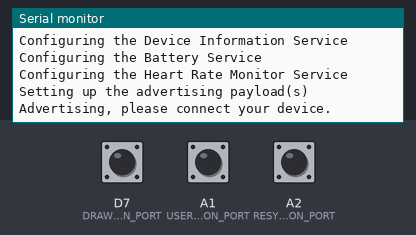
Simulated run of this sketch. Board: nRF52 board. Shown: the last lines printed to the serial monitor. The inputs (shaded band) are chosen by the test bench; at power-on: D7 (DRAW_BUTTON_PORT) HIGH, A1 (USER_FUNCTIONALITY_BUTTON_PORT) HIGH, A2 (RESYNC_BUTTON_PORT) HIGH. A phone connects over Bluetooth LE 3 s after start.

Above: at 3.8 s.
3.9 s: D7 (DRAW_BUTTON_PORT) pulled LOW for 0.15 s
At 5.0 s:
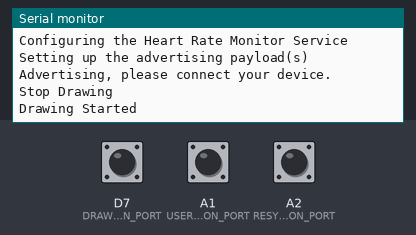
5.5 s: A1 (USER_FUNCTIONALITY_BUTTON_PORT) pulled LOW for 0.15 s
At 6.7 s:
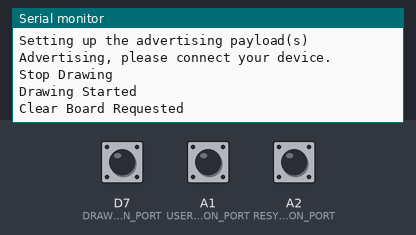
7.1 s: A2 (RESYNC_BUTTON_PORT) pulled LOW for 0.15 s
At 8.0 s:
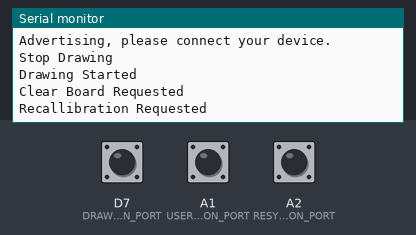
8.7 s: A2 (RESYNC_BUTTON_PORT) pulled LOW for 1 s
At 9.2 s:
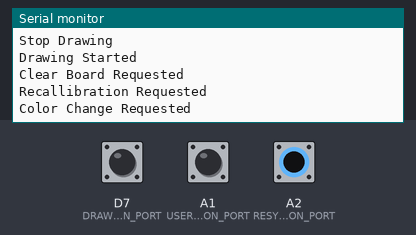
11.2 s: A1 (USER_FUNCTIONALITY_BUTTON_PORT) pulsed LOW 2 times (0.12 s each, 0.3 s apart)
At 12.5 s:
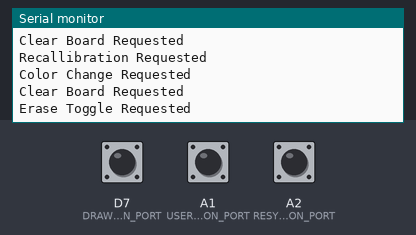

Measured:
- after the input at 3.9 s, the serial monitor: prints a new line at once (image 1)
- after the input at 5.5 s, the serial monitor: prints a new line at once (image 2)
- after the input at 7.1 s, the serial monitor: prints a new line at once (image 3)
- after the input at 8.7 s, the serial monitor: prints a new line at once (image 4)
- after the input at 11.2 s, the serial monitor: prints a new line at once (image 5)

The sketch:

NRF52_Peripheral.ino.ino
```cpp
#include <bluefruit.h>

// Pin Definitions
#define DRAW_BUTTON_PORT 7
#define RESYNC_BUTTON_PORT 16
#define USER_FUNCTIONALITY_BUTTON_PORT 15

// Draw Functionality Values
#define DRAW_START 1
#define DRAW_END 0

// Recallibration Functionality Values
#define RS_RECALLIBRATE 1

// User Functionality Values
#define UF_CHANGE_COLOR 0
#define UF_ERASE_TOGGLE 1
#define UF_CLEAR_BOARD 2

BLEUuid UUID16_PEN_SERVICE = BLEUuid(0xface);
BLEUuid UUID16_DRAWING_CHARACTERISTIC = BLEUuid(0xaaa0);
BLEUuid UUID16_RESYNC_CHARACTERISTIC = BLEUuid(0xaaa1);
BLEUuid UUID16_USER_FUNCTIONALITY_CHARACTERISTIC = BLEUuid(0xaaa2);

BLEService        pds = BLEService(UUID16_PEN_SERVICE);
BLECharacteristic pdc = BLECharacteristic(UUID16_DRAWING_CHARACTERISTIC);
BLECharacteristic prsc = BLECharacteristic(UUID16_RESYNC_CHARACTERISTIC);
BLECharacteristic pufc = BLECharacteristic(UUID16_USER_FUNCTIONALITY_CHARACTERISTIC);
//BLECharacteristic poc = BLECharacteristic(UUID16_OPTION_CHARACTERISTIC);

BLEDis bledis;    // DIS (Device Information Service) helper class instance
BLEBas blebas;    // BAS (Battery Service) helper class instance

// Advanced function prototypes
void startAdv(void);
void setupService(void);
void connect_callback(uint16_t conn_handle);
void disconnect_callback(uint16_t conn_handle, uint8_t reason);

boolean prevDrawVal;
boolean prevRSVal;
boolean prevUFVal;
unsigned long drawTime;
unsigned long rsTime;
unsigned long ufTime;

void setup() {
  drawTime = millis();
  rsTime = millis();
  ufTime = millis();

  pinMode(DRAW_BUTTON_PORT, INPUT);
  pinMode(RESYNC_BUTTON_PORT, INPUT);
  pinMode(USER_FUNCTIONALITY_BUTTON_PORT, INPUT);

  prevDrawVal = digitalRead(DRAW_BUTTON_PORT);
  prevRSVal = digitalRead(RESYNC_BUTTON_PORT);
  prevUFVal = digitalRead(USER_FUNCTIONALITY_BUTTON_PORT);

  Serial.begin(115200);

  // Initialise the Bluefruit module
  Serial.println("Initialise the Bluefruit nRF52 module");
  Bluefruit.begin();

  // Set the advertised device name (keep it short!)
  Serial.println("Setting Device Name to 'Feather52 HRM'");
  Bluefruit.setName("Digital Glass");

  // Set the connect/disconnect callback handlers
  Bluefruit.setConnectCallback(connect_callback);
  Bluefruit.setDisconnectCallback(disconnect_callback);

  // Configure and Start the Device Information Service
  Serial.println("Configuring the Device Information Service");
  bledis.setManufacturer("Adafruit Industries");
  bledis.setModel("Bluefruit Feather52");
  bledis.begin();

  // Start the BLE Battery Service and set it to 100%
  Serial.println("Configuring the Battery Service");
  blebas.begin();
  blebas.write(100);

  // Setup the Heart Rate Monitor service using
  // BLEService and BLECharacteristic classes
  Serial.println("Configuring the Heart Rate Monitor Service");
  setupService();

  // Setup the advertising packet(s)
  Serial.println("Setting up the advertising payload(s)");
  startAdv();

  Serial.println("\nAdvertising, please connect your device.");
}

void startAdv(void) {
  // Advertising packet
  Bluefruit.Advertising.addFlags(BLE_GAP_ADV_FLAGS_LE_ONLY_GENERAL_DISC_MODE);
  Bluefruit.Advertising.addTxPower();

  Bluefruit.Advertising.addService(pds);

  // Include Name
  Bluefruit.Advertising.addName();

  /* Start Advertising
   * - Enable auto advertising if disconnected
   * - Interval:  fast mode = 20 ms, slow mode = 152.5 ms
   * - Timeout for fast mode is 30 seconds
   * - Start(timeout) with timeout = 0 will advertise forever (until connected)
   *
   * For recommended advertising interval
   * https://developer.apple.com/library/content/qa/qa1931/_index.html
   */
  Bluefruit.Advertising.restartOnDisconnect(true);
  Bluefruit.Advertising.setInterval(32, 244);    // in unit of 0.625 ms
  Bluefruit.Advertising.setFastTimeout(30);      // number of seconds in fast mode
  Bluefruit.Advertising.start(0);                // 0 = Don't stop advertising after n seconds
}

void setupService(void) {
  // Name                           UUID    Properties
  // ----------------------------   ------  ----------
  // Pen Draw Service               0xface  N/A
  // Pen Draw Characteristic        0x0001  Notify/Read
  // Pen Options Characteristic     0x0002  Notify/Read
  pds.begin();

  pdc.setProperties(CHR_PROPS_NOTIFY);
  pdc.setPermission(SECMODE_OPEN, SECMODE_NO_ACCESS);
  pdc.setFixedLen(1);
  pdc.begin();

  prsc.setProperties(CHR_PROPS_NOTIFY);
  prsc.setPermission(SECMODE_OPEN, SECMODE_NO_ACCESS);
  prsc.setFixedLen(1);
  prsc.begin();

  pufc.setProperties(CHR_PROPS_NOTIFY);
  pufc.setPermission(SECMODE_OPEN, SECMODE_NO_ACCESS);
  pufc.setFixedLen(1);
  pufc.begin();
}

void connect_callback(uint16_t conn_handle) {
  char central_name[32] = { 0 };
  Bluefruit.Gap.getPeerName(conn_handle, central_name, sizeof(central_name));

  Serial.print("Connected to ");
  Serial.println(central_name);
}

void disconnect_callback(uint16_t conn_handle, uint8_t reason) {
  (void) conn_handle;
  (void) reason;

  Serial.println("Disconnected");
  Serial.println("Advertising!");
}

void loop() {
  if ( Bluefruit.connected() ) {
    boolean currDrawVal = digitalRead(DRAW_BUTTON_PORT);
    boolean currRSVal = digitalRead(RESYNC_BUTTON_PORT);
    boolean currUFVal = digitalRead(USER_FUNCTIONALITY_BUTTON_PORT);

    // DRAW BUTTON (FRONT BUTTON)
    if (prevDrawVal == false && currDrawVal == true) {
       // Button pressed
       pdc.notify8(DRAW_START);
       Serial.println("Drawing Started");
    }
    else if (prevDrawVal == true && currDrawVal == false) {
       Serial.println("Stop Drawing");
       pdc.notify8(DRAW_END);
    }
    else if (prevDrawVal == true && currDrawVal == true) {
      // Button is being held down
    }
    prevDrawVal = currDrawVal;

    // CHANGE COLOR/RESYNC BUTTON
    if (prevRSVal == false && currRSVal == true) {
       rsTime = millis();
       // Button Pressed
    }
    else if (prevRSVal == true && currRSVal == false) {
       unsigned long currentTime = millis();
       unsigned long elapsedTime = currentTime - rsTime;

       if (elapsedTime >= 2000) {
          // Request recallibration
          prsc.notify8(RS_RECALLIBRATE);
          Serial.println("Recallibration Requested");
       } else {
          pufc.notify8(UF_CHANGE_COLOR);
          Serial.println("Color Change Requested");
       }
    }
    else if (prevRSVal == true && currRSVal == true) {
      // Button is being held down
    }
    prevRSVal = currRSVal;

    // CHANGE COLOR/RESYNC BUTTON
    if (prevUFVal == false && currUFVal == true) {
       ufTime = millis();
       // Button Pressed
    }
    else if (prevUFVal == true && currUFVal == false) {
       unsigned long currentTime = millis();
       unsigned long elapsedTime = currentTime - ufTime;

       if (elapsedTime >= 2000) {
          // Request recallibration
          pufc.notify8(UF_CLEAR_BOARD);
          Serial.println("Clear Board Requested");
       } else {
          pufc.notify8(UF_ERASE_TOGGLE);
          Serial.println("Erase Toggle Requested");
       }
    }
    else if (prevUFVal == true && currUFVal == true) {
      // Button is being held down
    }
    prevUFVal = currUFVal;
  }
}

void rtos_idle_callback(void) {
  // Don't call any other FreeRTOS blocking API()
  // Perform background task(s) here
}
```
